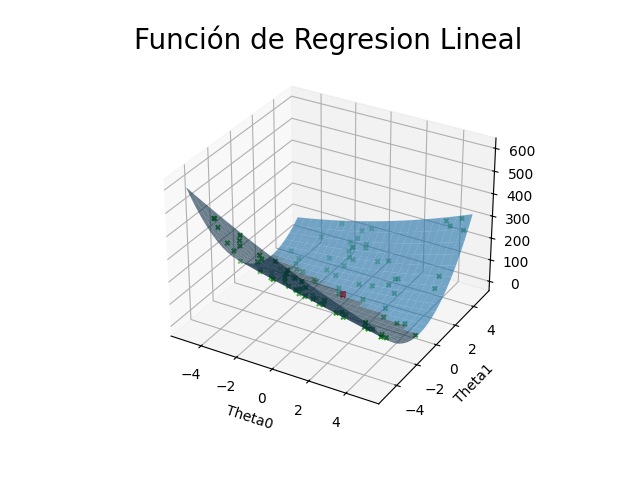

The Python source for this figure:
import numpy as np
import matplotlib.pyplot as plt

def calcular_error(Theta0, Theta1, X, y):
    n = len(y)
    error_total = 0
    
    for i in range(n):
        error_total += (y[i] - (Theta0 * 1 + Theta1 * X[i])) ** 2
    
    error_promedio = error_total / n
    return error_promedio

def DE_optimizer(X, y):
    dimensions = 2  

    t = np.array([-5, 5])
    f_range = np.tile(t, (dimensions, 1))

    max_iter = 10000

    num_agents = 100
    agents = np.zeros((num_agents, dimensions))

    for i in range(dimensions):
        dim_f_range = f_range[i, 1] - f_range[i, 0]
        agents[:, i] = np.random.rand(num_agents) * dim_f_range + f_range[i, 0]

    best_position = np.zeros(dimensions)
    best_fitness = np.inf
    fitness = np.empty(num_agents)

    for i in range(num_agents):
        theta0, theta1 = agents[i]
        fitness[i] = calcular_error(theta0, theta1, X, y)
        if fitness[i] < best_fitness:
            best_position = agents[i]
            best_fitness = fitness[i]

    initialPop = agents.copy()
    initialFitness = fitness.copy()

    iter = 0

    aux_selector = np.arange(num_agents)

    m = 0.5

    cross_p = 0.2

    # Bucle principal para el proceso de optimización
    while iter < max_iter:
        for i in range(agents.shape[0]):
            # Se eligen tres individuos diferentes
            indexes = aux_selector[aux_selector != i]
            indexes = np.random.choice(indexes, 3, replace=False)
            agents_selected = agents[indexes]

            mut = agents_selected[0] + m * (agents_selected[1] - agents_selected[2])

            prob_vector = np.random.rand(dimensions) <= cross_p
            mut = agents[i] * prob_vector + mut * np.logical_not(prob_vector)

            for j in range(dimensions):
                upper_limit = f_range[j, 1]
                lower_limit = f_range[j, 0]

                if mut[j] < lower_limit:
                    mut[j] = lower_limit
                elif mut[j] > upper_limit:
                    mut[j] = upper_limit

            theta0, theta1 = mut
            fitness_mut = calcular_error(theta0, theta1, X, y)

            if fitness_mut < fitness[i]:
                agents[i] = mut
                fitness[i] = fitness_mut
                if fitness[i] < best_fitness:
                    best_position = agents[i]
                    best_fitness = fitness[i]

            iter = iter + 1
            print("Iteración: " + str(iter))

    
    print("Mejor solución: Theta0 =", best_position[0], ", Theta1 =", best_position[1])
    print("Mejor valor de aptitud:", best_fitness)
    
    xGraph = np.linspace(-5, 5, 25)
    yGraph = np.linspace(-5, 5, 25)
    xv, yv = np.meshgrid(xGraph, yGraph)
    fitnessGraph = np.zeros((25, 25))
    for i in range(25):
        for j in range(25):
            arr = [[xv[i, j], yv[i, j]]]
            fitnessGraph[i, j] = calcular_error(arr[0][0], arr[0][1], X, y)
    plt.ion()
    fig = plt.figure(1)
    ax = plt.axes(projection='3d')
    ax.set_xlabel('Theta0')
    ax.set_ylabel('Theta1')
    plt.title('Función de Regresion Lineal', fontsize=20)
    ax.plot_surface(xv, yv, fitnessGraph, alpha=0.6)
    ax.scatter(initialPop[:, 0], initialPop[:, 1], initialFitness[:], c='green', s=10, marker="x")
    ax.scatter(agents[:, 0], agents[:, 1], fitness[:], c='red', s=10, marker="x")
    plt.show(block=True)


X = [1, 2, 3, 4, 5] 
y = [1, 2, 3, 4, 5]


DE_optimizer(X, y)
